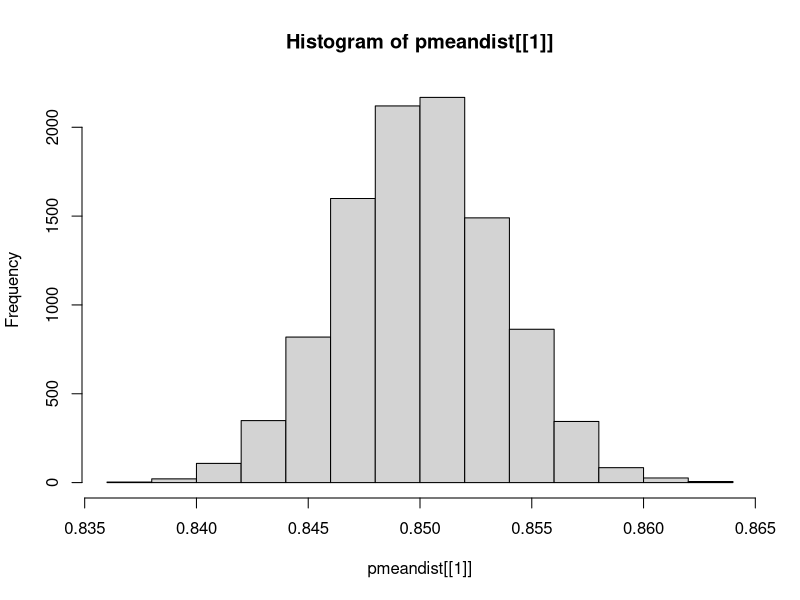
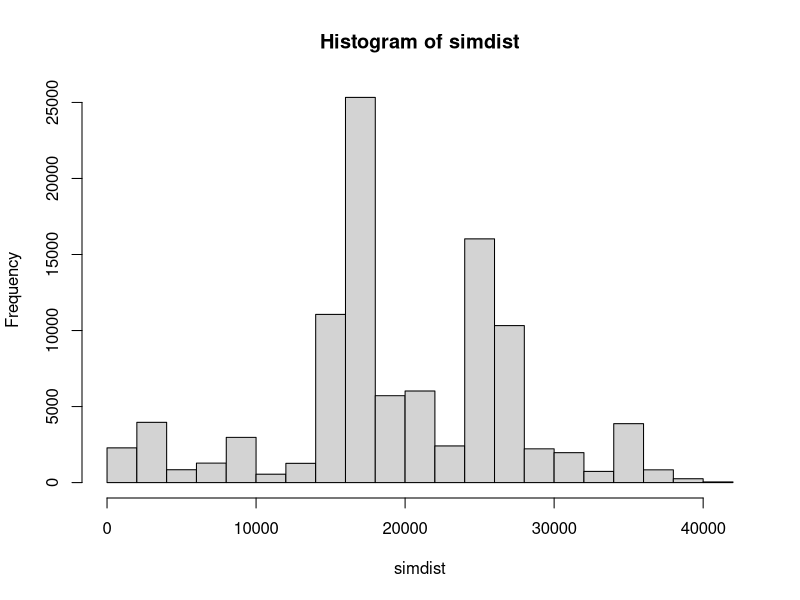

Source code (R) for these figures, in order:
## ---- chunk 1
knitr::opts_chunk$set(echo = TRUE)
## ---- chunk 2
x <- data.frame(case = c("case1", "case2", "case3", "case4", "case5", "case6", "case7"),
                prob = c(0.85, 0.2345, 0.0555, 0.001, 0.35, 0.16, 0.68),
                revenue = c(15000, 10000, 5000, 5000, 7000, 2000, 3000),
                stringsAsFactors = FALSE)
x
## ---- chunk 3
# Vector of All Examining Probabilities
p <- x$prob
print(p)
## ---- chunk 4
# Minimum Length (for 10 Success-Failures binomial condition) ----
min.tail <- min(p, 1 - p) # min value of all range of both heads and tails
print(min.tail)
## ---- chunk 5
min.len  <- ceiling(10 / min.tail) # min length to get 10 binom successes
min.len
## ---- chunk 6
# mean proportion of binomial distribution upon single success P and given len
pDeviate1 <- function(p., len = min.len) {
        
        stopifnot(length(p.) == 1L)
        
        smp <- sample(x       = c(0, 1),
                      size    = len,
                      replace = TRUE,
                      prob    = c(1 - p., p.))
        return(mean(smp))
}
## ---- chunk 7
set.seed(1)
pDeviate1(p. = 0.3)
pDeviate1(p. = 0.3)
pDeviate1(p. = 0.3)
pDeviate1(p. = 0.3)
pDeviate1(p. = 0.3)
## ---- chunk 8
# list of binomial means for given P vector - p distibutions of given length
pMeanDist <- function(pvec, len = 10000) {
        
        distrs <- lapply(seq(length(pvec)), function(n) {
                p <- pvec[n] # single nth probability value (vectorised)
                prop.dist <- replicate(len, pDeviate1(p. = p))
                return(prop.dist)
        })
        
        stopifnot(length(distrs) == length(pvec))
        names(distrs) <- pvec
        return(distrs)
}
## ---- chunk 9
pmeandist <- pMeanDist(pvec = x$prob, len = 10000)
str(pmeandist)

## ---- chunk 10
hist(pmeandist[[1]])
## ---- chunk 11
# VECTOR OF SIMULATED BINARY OUTCOMES UPON SINGLE RANDOM SUCCESS PROBABILITY
# FROM EACH DISTRIBUTION OF PROBABILITIES 
binarySim <- function(distr.p) {
        
        # take by 1 random value from each distribution (for each probability)
        rand.each1 <- vapply(distr.p, function(x) sample(x, 1), numeric(1))
        
        # 1 sample from each dist as "success probability" for binary simulation
        bin.sim <- vapply(rand.each1, function(b) {
                sample(x       = c(0, 1),
                       size    = 1,
                       replace = TRUE,
                       prob    = c(1 - b, b))
                }, 
                numeric(1))
        
        stopifnot(length(distr.p) == length(bin.sim))
        return(bin.sim)
}

## ---- chunk 12
set.seed(2)
replicate(10, binarySim(pmeandist))
## ---- chunk 13
# SIMULATED TOTAL REVENUE DISTRIBUTION
pvalDist <- function(pvec, valvec = x$reve, rep = 10000) {
        
        pmeandist <- pMeanDist(pvec = pvec)
        stopifnot(length(pmeandist) == length(valvec))
        
        rsim <- replicate(rep, {
                # Apply each binary outcome to related revenue
                rev <- sum(valvec * binarySim(pmeandist))
                return(rev)
        })
        
        stopifnot(length(rsim) == rep)
        return(rsim)
}

## ---- chunk 14
set.seed(1)
simdist <- pvalDist(pvec = x$prob, valvec = x$reve, rep = 100000)
## ---- chunk 15
str(simdist)
## ---- chunk 16
hist(simdist)
